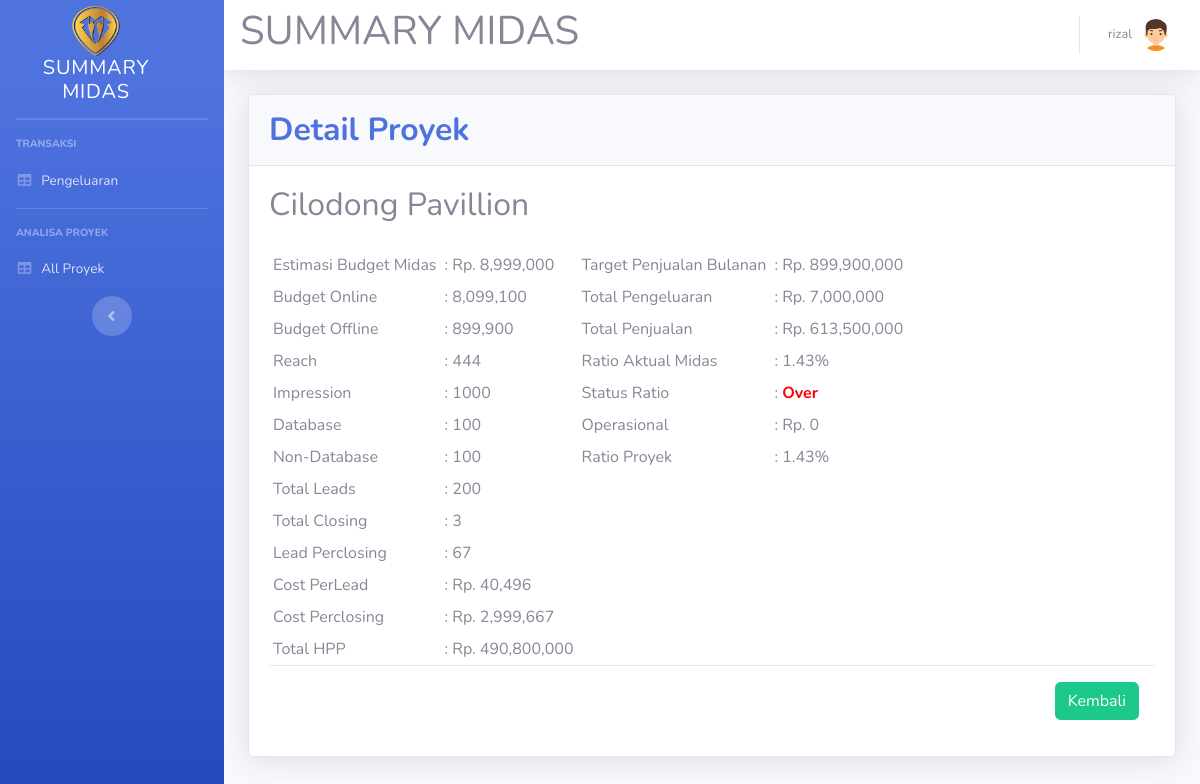
The app's page /detail-proyek1.php?idproyek=5 (signed in) with its own data.
### tables this page shows
CREATE TABLE `proyek` (
  `idproyek` int(3) NOT NULL,
  `nama_proyek` varchar(45) NOT NULL,
  `alamat` text NOT NULL,
  `status` enum('aktif','non-aktif') NOT NULL,
  `kota` varchar(30) DEFAULT NULL,
  `developer` varchar(40) NOT NULL,
  `lokasi` text,
  `referrall` varchar(45) NOT NULL,
  `pimpro` varchar(25) NOT NULL,
  `target_penjualan_bulanan` double NOT NULL,
  `jenis_pks` enum('Inden','Ready') NOT NULL DEFAULT 'Inden',
  `target_perbulan` int(3) DEFAULT NULL,
  `siteplan` varchar(255) DEFAULT NULL,
  `sertifikat` varchar(255) DEFAULT NULL,
  `PBB` varchar(255) DEFAULT NULL,
  `MOU` varchar(255) DEFAULT NULL,
  `MOU_startDate` varchar(20) DEFAULT NULL,
  `MOU_ExpDate` varchar(20) DEFAULT NULL,
  `cloudia` text,
  `persentase` char(4) DEFAULT '0.8',
  `globkomisi` float DEFAULT '0.07',
  `netkomisi` char(4) DEFAULT '0.7',
  `is_active` tinyint(1) NOT NULL DEFAULT '1',
  `nonzone` tinyint(1) NOT NULL DEFAULT '0'
);

### detail-proyek1.php (the view, shortened to what this page needs)
<!DOCTYPE html>
<html lang="en">
<head>
  <link href="vendor/fontawesome-free/css/all.min.css" rel="stylesheet" type="text/css">
  <link href="css/sb-admin-2.min.css" rel="stylesheet">
  <link href="vendor/datatables/dataTables.bootstrap4.min.css" rel="stylesheet">
</head>
<body id="page-top">
<?php require 'koneksi.php'; ?>
<?php require 'sidebar1.php'; ?>
      <div id="content">
<?php require 'navbar.php'; ?>
<div class="container-fluid">
          <div class="card shadow mb-4">
            <div class="card-header py-3">
              <h2 class="m-0 font-weight-bold text-primary">Detail Proyek</h2>
            </div>
            <div class="card-body">
              <div class="table-responsive">
                <table class="table table-bordered" id="dataTable" width="100%" cellspacing="">
<?php
if(isset($_GET['idproyek'])){
    $id=$_GET['idproyek'];
}
else {
    die ("Error. No ID Selected!");
}
$surat =mysqli_query($koneksi, "SELECT * FROM proyek  WHERE idproyek='$id'");
$b = mysqli_query($koneksi, "SELECT SUM(penjualan.booking_fee) AS booking_fee, SUM(penjualan.harga_net) AS harga_net, COUNT(penjualan.idpenjualan) AS jmlh FROM penjualan where idproyek= '$id'");
$c = mysqli_query($koneksi, "SELECT SUM(fb_ads.db) AS jumlahdb, SUM(fb_ads.non_db_leads) AS jumlahnondb, fb_ads.reach AS reach, SUM(fb_ads.reach) AS reachp, SUM(fb_ads.impression) AS impression FROM fb_ads where idproyek = '$id'");
$d= mysqli_query($koneksi, "SELECT SUM(pengeluaran.jumlah) AS jumlahp, SUM(IF(jenis='operasional', jumlah, 0)) AS jumlah_op , SUM(IF(jenis='online', jumlah, 0)) AS jumlah_online, SUM(IF(jenis='offline', jumlah, 0)) AS jumlah_offline FROM pengeluaran where idproyek = '$id'");
foreach ($surat as $s){
    $budgetmidas = $s['target_penjualan_bulanan'] * 0.01;
    $budgetonline = $budgetmidas * 0.9 ;
    $budgetoffline = $budgetmidas * 0.1 ;
    $total_budget= $budgetonline + $budgetoffline;
    foreach($b as $y){
        $total_hpp = ($y['booking_fee'] + $y['harga_net']) * 0.8;
        $total_closing= $y['jmlh'];
        $total_penjualan= ($y['booking_fee'] + $y['harga_net']) ;
         foreach($d as $f){
            $top=$f['jumlahp'] + $f['jumlah_op'];
            $pengeluaran= $f['jumlahp'] ;
                    foreach ($c as $g)
                    $total_leads = $g['jumlahdb'] + $g['jumlahnondb'];
                        $cpl=($total_leads!=0)?($budgetonline/$total_leads):0;
                        $cpc=($total_closing!=0)?($total_budget/$total_closing):0;
                        $cpl1= round($cpl);
                        if ($total_closing== 0) {
                            $leadpc = 0;
                        } else {
                            $leadpc = $total_leads/$total_closing   ;
                        }
                        if ($total_hpp== 0) {
                            $ratio_midas = 0;
                          } else {
                            $ratio_midas = ($pengeluaran/$total_hpp)*100   ;
                          }
                            $nilai =round($ratio_midas, 2);
                            if($nilai < 0.75)
                            {
                            $hasil = "<font color='#00ff00'><b>Safe</b></font>";
                            }
                            elseif(($nilai > 0.74) AND ($nilai < 1 ))
                            {
                                $hasil = "<font color='#ffff00' ><b>Warning</b></font>";
                            }
                            elseif($nilai > 1)
                            {
                                $hasil = "<font color='red'><b>Over</b></font>";
                            }
                            else
                            {
                                $hasil ="-";
                            }
                            if ($total_hpp== 0) {
                                $ratio_proyek = 0;
                            } else {
                                $ratio_proyek = ($top/$total_hpp)*100   ;
                            }
?>
<html>
<head>
</head>
<body>
<h2> <?php echo $s['nama_proyek']?> </h2>
<table border="0" cellpadding="4">
    <tr>
        <td>Estimasi Budget Midas</td>
        <td >: Rp. <?=number_format($budgetmidas)?></td>
        <td>Target Penjualan Bulanan</td>
        <td >: Rp. <?=number_format($s['target_penjualan_bulanan'])?></td>
    </tr>
    <tr>
        <td>Budget Online</td>
        <td>: <?=number_format($budgetonline)?></td>
        <td>Total Pengeluaran</td>
        <td >: Rp. <?=number_format($f['jumlahp'])?></td>
    </tr>
    <tr>
        <td>Budget Offline</td>
        <td>: <?=number_format($budgetoffline)?></td>
        <td>Total Penjualan</td>
        <td >: Rp. <?=number_format($total_penjualan)?></td>
    </tr>
    <tr>
        <td>Reach </td>
        <td>: <?php echo $g['reachp']?></td>
        <td>Ratio Aktual Midas</td>
        <td>: <?= round($ratio_midas, 2)?>%</td>
    </tr>
    <tr>
        <td>Impression </td>
        <td>: <?php echo $g['impression']?></td>
        <td>Status Ratio </td>
        <td>: <?php echo $hasil?></td>
    </tr>
    <tr>
        <td>Database</td>
        <td>: <?php echo $g['jumlahdb']?></td>
        <td>Operasional</td>
        <td>: Rp. <?php echo number_format($f['jumlah_op']);?></td>
    </tr>
    <tr>
        <td>Non-Database </td>
        <td>: <?php echo $g['jumlahnondb']?></td>
        <td>Ratio Proyek</td>
        <td>: <?= round($ratio_proyek, 2)?>%</td>
    </tr>
    <tr>
        <td>Total Leads </td>
        <td>: <?php echo $total_leads?></td>
    </tr>
    <tr>
        <td>Total Closing</td>
        <td>: <?php echo $y['jmlh']?></td>
    </tr>
    <tr>
        <td>Lead Perclosing</td>
        <td>: <?=round($leadpc)?></td>
    </tr>
    <tr>
        <td>Cost PerLead</td>
        <td>: Rp. <?=number_format($cpl1)?></td>
    </tr>
    <tr>
        <td>Cost Perclosing </td>
        <td>: Rp. <?=number_format($cpc)?></td>
    </tr>
    <tr>
        <td>Total HPP</td>
        <td>: Rp. <?=number_format($total_hpp)?></td>
    </tr>
</div>
    <div class = "modal-footer">
        <a href="analisa.php" class="btn btn-success"> Kembali</a>
    </div>
</body>
</html>
<?php
    }
  }
}
?>

### records on screen
proyek: nama_proyek "Cilodong Pavillion", target_penjualan_bulanan "8,999,000", target_penjualan_bulanan "899,900,000", target_penjualan_bulanan "8,099,100", jumlahp "7,000,000", target_penjualan_bulanan "899,900", total_penjualan "613,500,000", reachp "444", ratio_midas "1.43", impression "1000", jumlahdb "100", jumlah_op "0", jumlahnondb "100", ratio_proyek "1.43", total_leads "200", jmlh "3", leadpc "67", cpl1 "40,496", cpc "2,999,667", total_hpp "490,800,000"

### other values on screen
$_SESSION['nama'] "rizal"
